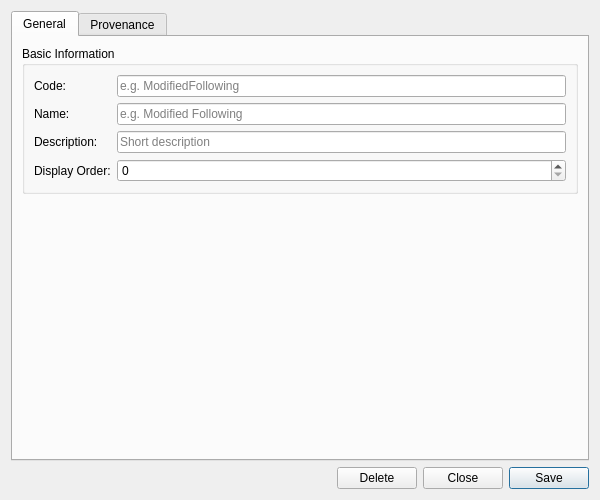
<?xml version="1.0" encoding="UTF-8"?>
<ui version="4.0">
 <class>BusinessDayConventionTypeDetailDialog</class>
 <widget class="QWidget" name="BusinessDayConventionTypeDetailDialog">
  <property name="geometry">
   <rect>
    <x>0</x>
    <y>0</y>
    <width>600</width>
    <height>500</height>
   </rect>
  </property>
  <property name="sizePolicy">
   <sizepolicy hsizetype="Preferred" vsizetype="Preferred">
    <horstretch>0</horstretch>
    <verstretch>0</verstretch>
   </sizepolicy>
  </property>
  <property name="minimumSize">
   <size>
    <width>600</width>
    <height>500</height>
   </size>
  </property>
  <property name="windowTitle">
   <string>Business Day Convention Type Details</string>
  </property>
  <layout class="QVBoxLayout" name="verticalLayout">
   <item>
    <widget class="QTabWidget" name="tabWidget">
     <property name="currentIndex"><number>0</number></property>
     <widget class="QWidget" name="generalTab">
      <attribute name="title"><string>General</string></attribute>
      <layout class="QVBoxLayout" name="generalLayout">
       <item>
        <widget class="QGroupBox" name="basicInfoGroup">
         <property name="title">
          <string>Basic Information</string>
         </property>
         <layout class="QFormLayout" name="formLayout">
          <item row="0" column="0">
           <widget class="QLabel" name="labelCode">
            <property name="text">
             <string>Code:</string>
            </property>
           </widget>
          </item>
          <item row="0" column="1">
           <widget class="QLineEdit" name="codeEdit">
            <property name="placeholderText">
             <string>e.g. ModifiedFollowing</string>
            </property>
            <property name="readOnly">
             <bool>true</bool>
            </property>
           </widget>
          </item>
          <item row="1" column="0">
           <widget class="QLabel" name="labelName">
            <property name="text">
             <string>Name:</string>
            </property>
           </widget>
          </item>
          <item row="1" column="1">
           <widget class="QLineEdit" name="nameEdit">
            <property name="placeholderText">
             <string>e.g. Modified Following</string>
            </property>
           </widget>
          </item>
          <item row="2" column="0">
           <widget class="QLabel" name="labelDescription">
            <property name="text">
             <string>Description:</string>
            </property>
           </widget>
          </item>
          <item row="2" column="1">
           <widget class="QLineEdit" name="descriptionEdit">
            <property name="placeholderText">
             <string>Short description</string>
            </property>
           </widget>
          </item>
          <item row="3" column="0">
           <widget class="QLabel" name="labelDisplayOrder">
            <property name="text">
             <string>Display Order:</string>
            </property>
           </widget>
          </item>
          <item row="3" column="1">
           <widget class="QSpinBox" name="displayOrderEdit">
            <property name="minimum">
             <number>0</number>
            </property>
            <property name="maximum">
             <number>9999</number>
            </property>
           </widget>
          </item>
         </layout>
        </widget>
       </item>
       <item>
        <spacer name="verticalSpacer">
         <property name="orientation">
          <enum>Qt::Vertical</enum>
         </property>
         <property name="sizeHint" stdset="0">
          <size>
           <width>20</width>
           <height>40</height>
          </size>
         </property>
        </spacer>
       </item>
      </layout>
     </widget>
     <widget class="QWidget" name="provenanceTab">
      <attribute name="title"><string>Provenance</string></attribute>
      <layout class="QVBoxLayout" name="provenanceTabLayout">
       <item>
        <widget class="ores::qt::ProvenanceWidget" name="provenanceWidget" native="true"/>
       </item>
      </layout>
     </widget>
    </widget>
   </item>
   <item>
    <layout class="QHBoxLayout" name="buttonLayout">
     <item>
      <spacer name="horizontalSpacer">
       <property name="orientation">
        <enum>Qt::Horizontal</enum>
       </property>
       <property name="sizeHint" stdset="0">
        <size>
         <width>40</width>
         <height>20</height>
        </size>
       </property>
      </spacer>
     </item>
     <item>
      <widget class="QPushButton" name="deleteButton">
       <property name="text">
        <string>Delete</string>
       </property>
      </widget>
     </item>
     <item>
      <widget class="QPushButton" name="closeButton">
       <property name="text">
        <string>Close</string>
       </property>
      </widget>
     </item>
     <item>
      <widget class="QPushButton" name="saveButton">
       <property name="text">
        <string>Save</string>
       </property>
       <property name="default">
        <bool>true</bool>
       </property>
      </widget>
     </item>
    </layout>
   </item>
  </layout>
 </widget>
 <customwidgets>
  <customwidget>
   <class>ores::qt::ProvenanceWidget</class>
   <extends>QWidget</extends>
   <header>ores.qt/ProvenanceWidget.hpp</header>
  </customwidget>
 </customwidgets>
 <resources/>
 <connections/>
</ui>
